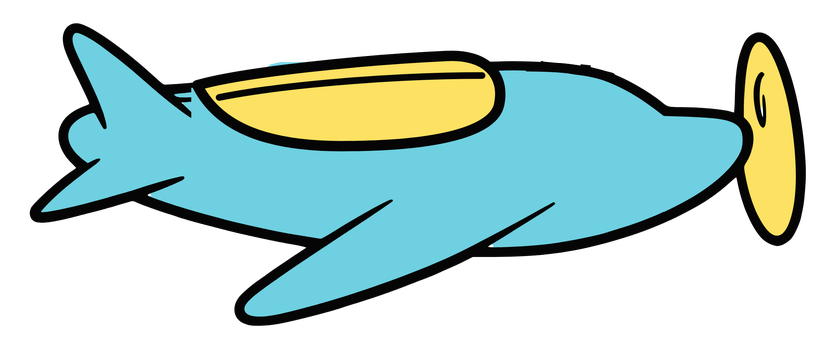
#> input picture GOFLOATERS_MASTER_BRAND_SYSTEM/02_MASTER_IDENTITY/aircraft_only/gofloaters_aircraft.png, 840 x 341 px, shrunk from 2400 x 974 before the run
$ python silhouettes.py
#> lines starting #> are read from the running program, lines starting #| are printed output that depends on the picture; after the words box and inside, x2 and y2 are one past the last pixel; in counts of white or black regions, pixels touching at a corner belong together
"""Single-colour silhouettes of the aircraft and mascot (alpha of the master exports), for pattern motifs."""
import json, os, sys, numpy as np
from PIL import Image
from scipy import ndimage as ndi
HERE = os.path.dirname(os.path.abspath(__file__)); ROOT = os.path.dirname(HERE)
sys.path.insert(0, HERE)
import potrace
def sil(png, scale_to=100.0, close=4):
#> called with scale_to = 100, close = 4
    a = np.array(Image.open(png).convert('RGBA'))[..., 3] > 40
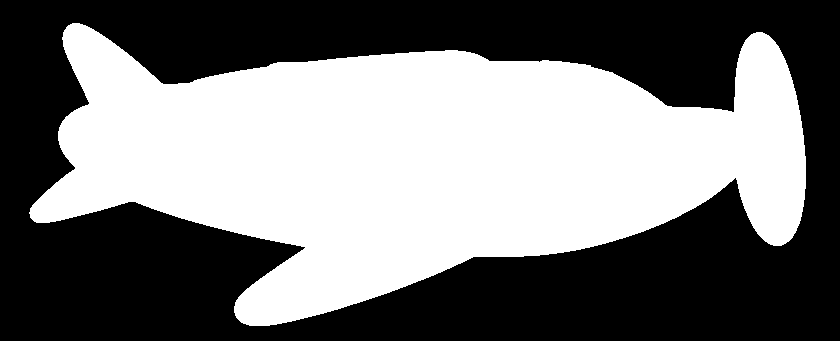
#> a: shape (341, 840) bool; 47.3% white; 1 white region, box (x1, y1, x2, y2) and area: (29, 23, 806, 326) 135450
    a = ndi.binary_fill_holes(ndi.binary_closing(a, iterations=close))
#> a: shape (341, 840) bool; 47.3% white; 1 white region, box (x1, y1, x2, y2) and area: (29, 23, 806, 326) 135508
    ys, xs = np.where(a); a = a[ys.min():ys.max() + 1, xs.min():xs.max() + 1]
#> after `a = a[ys.min():ys.max() + 1, xs.min():xs.max() + 1]`:
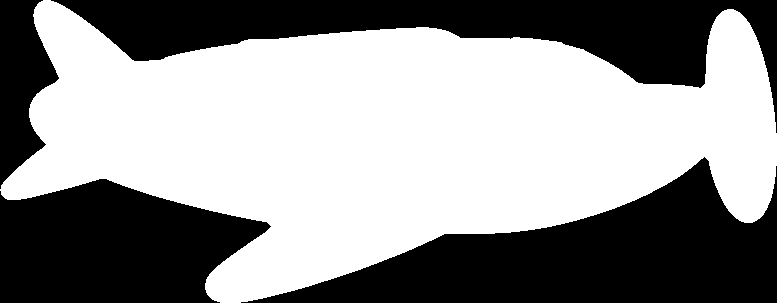
#> a: shape (303, 777) bool; 57.6% white; 4 black regions, box (x1, y1, x2, y2) and area: (241, 157, 777, 303) 36563, (51, 0, 777, 133) 31808, (0, 179, 271, 303) 24835, (0, 0, 59, 189) 6717
    h, w = a.shape; k = scale_to / w
#> after `h, w = a.shape`: h = 303; w = 777
#> after `k = scale_to / w`: k = 0.129
#> (the run stopped early here; a loop or call above may not have finished)
